Frame 1 (no input): blank canvas, image omitted
Frame 60 (no input): blank canvas, image omitted
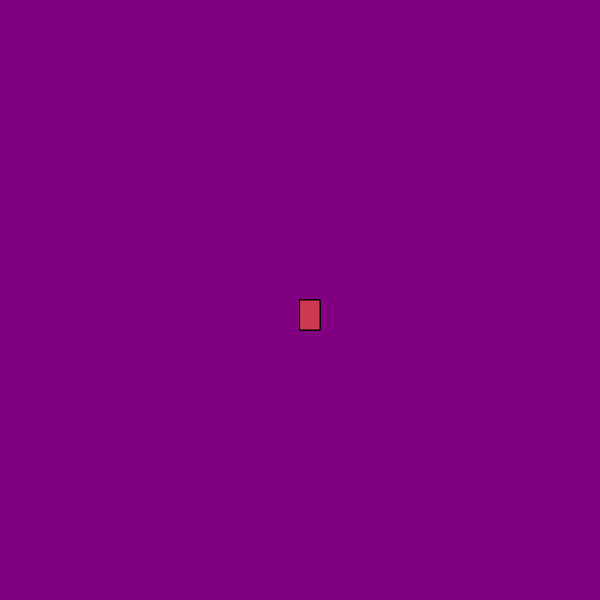
Frame 120 (the mouse pressed at the canvas centre since frame 60)

The p5.js sketch whose frames 1 and 60 were blank and that drew this single picture after the mouse press (run headless with seeded random() and noise() and a simulated clock; from frame 60 on, the mouse is pressed at the canvas centre):

// p5.js sketch
// ── sketch.js
function setup() {
    createCanvas(600, 600);
    background("purple")
    
  }
  
  function draw() {
                   
    stroke ("black")
    fill('rgb(207,56,83)');
    
    // console.log(mouseIsPressed)
    
    if (mouseIsPressed) {
      rect(mouseX,mouseY,20,30)
    }
  }
